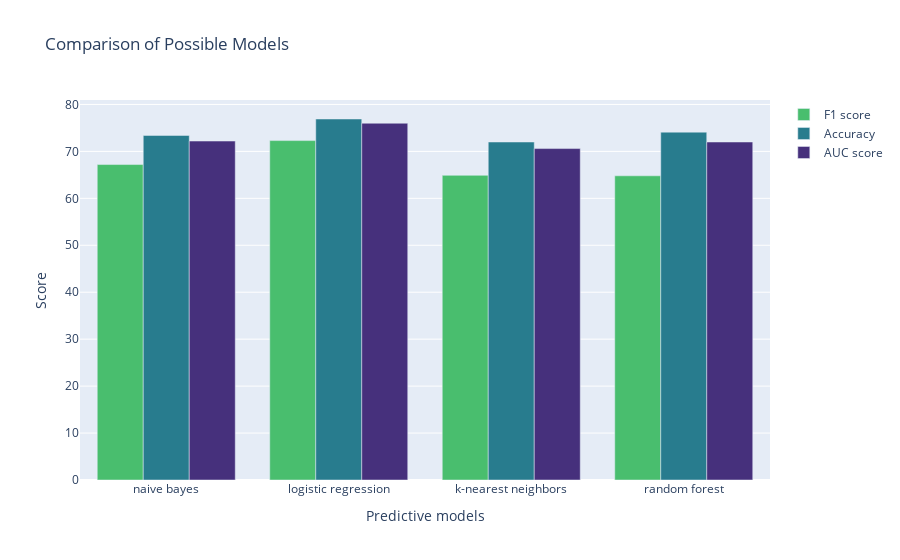

Source (notebook cell):
### Code cell
# Let's display that with plotly.
mydata1 = go.Bar(
    x=compare_models.loc['F1 score'].index,
    y=compare_models.loc['F1 score'],
    name=compare_models.index[0],
    marker=dict(color=Viridis[50])
)
mydata2 = go.Bar(
    x=compare_models.loc['Accuracy'].index,
    y=compare_models.loc['Accuracy'],
    name=compare_models.index[1],
    marker=dict(color=Viridis[30])
)
mydata3 = go.Bar(
    x=compare_models.loc['AUC score'].index,
    y=compare_models.loc['AUC score'],
    name=compare_models.index[2],
    marker=dict(color=Viridis[10])
)
mylayout = go.Layout(
    title='Comparison of Possible Models',
    xaxis = dict(title = 'Predictive models'), # x-axis label
    yaxis = dict(title = 'Score'), # y-axis label
    
)
fig = go.Figure(data=[mydata1, mydata2, mydata3], layout=mylayout)
fig

### Figure 1 — Plotly figure (JSON) as saved in the notebook; plotly's stock layout.template omitted (floating-point values rounded to 4 significant figures)
{"data": [{"marker": {"color": "#49be6e"}, "name": "F1 score", "type": "bar", "x": ["naive bayes", "logistic regression", "k-nearest neighbors", "random forest"], "y": [67.2, 72.3, 64.9, 64.8]}, {"marker": {"color": "#287c8e"}, "name": "Accuracy", "type": "bar", "x": ["naive bayes", "logistic regression", "k-nearest neighbors", "random forest"], "y": [73.4, 76.9, 72, 74.1]}, {"marker": {"color": "#46307c"}, "name": "AUC score", "type": "bar", "x": ["naive bayes", "logistic regression", "k-nearest neighbors", "random forest"], "y": [72.2, 76, 70.6, 72]}], "layout": {"autosize": true, "title": {"text": "Comparison of Possible Models"}, "xaxis": {"autorange": true, "range": [-0.5, 3.5], "title": {"text": "Predictive models"}, "type": "category"}, "yaxis": {"autorange": true, "range": [0, 80.95], "title": {"text": "Score"}, "type": "linear"}}}
